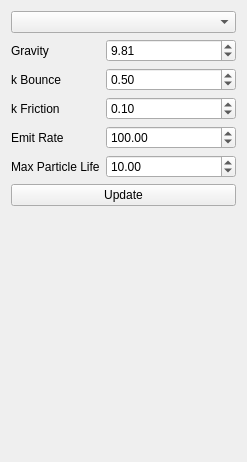
<?xml version="1.0" encoding="UTF-8"?>
<ui version="4.0">
 <class>WidgetFountain</class>
 <widget class="QWidget" name="WidgetFountain">
  <property name="geometry">
   <rect>
    <x>0</x>
    <y>0</y>
    <width>247</width>
    <height>462</height>
   </rect>
  </property>
  <property name="windowTitle">
   <string>Form</string>
  </property>
  <layout class="QFormLayout" name="formLayout">
   <item row="0" column="0" colspan="2">
    <widget class="QComboBox" name="integrator"/>
   </item>
   <item row="1" column="0">
    <widget class="QLabel" name="label">
     <property name="text">
      <string>Gravity</string>
     </property>
    </widget>
   </item>
   <item row="1" column="1">
    <widget class="QDoubleSpinBox" name="gravity">
     <property name="maximum">
      <double>100.000000000000000</double>
     </property>
     <property name="singleStep">
      <double>0.100000000000000</double>
     </property>
     <property name="value">
      <double>9.810000000000000</double>
     </property>
    </widget>
   </item>
   <item row="2" column="0">
    <widget class="QLabel" name="label_2">
     <property name="text">
      <string>k Bounce</string>
     </property>
    </widget>
   </item>
   <item row="2" column="1">
    <widget class="QDoubleSpinBox" name="kBounce">
     <property name="maximum">
      <double>1.000000000000000</double>
     </property>
     <property name="singleStep">
      <double>0.100000000000000</double>
     </property>
     <property name="value">
      <double>0.500000000000000</double>
     </property>
    </widget>
   </item>
   <item row="3" column="0">
    <widget class="QLabel" name="label_3">
     <property name="text">
      <string>k Friction</string>
     </property>
    </widget>
   </item>
   <item row="3" column="1">
    <widget class="QDoubleSpinBox" name="kFriction">
     <property name="maximum">
      <double>1.000000000000000</double>
     </property>
     <property name="singleStep">
      <double>0.100000000000000</double>
     </property>
     <property name="value">
      <double>0.100000000000000</double>
     </property>
    </widget>
   </item>
   <item row="4" column="0">
    <widget class="QLabel" name="label_4">
     <property name="text">
      <string>Emit Rate</string>
     </property>
    </widget>
   </item>
   <item row="4" column="1">
    <widget class="QDoubleSpinBox" name="emitRate">
     <property name="maximum">
      <double>1000.000000000000000</double>
     </property>
     <property name="singleStep">
      <double>10.000000000000000</double>
     </property>
     <property name="value">
      <double>100.000000000000000</double>
     </property>
    </widget>
   </item>
   <item row="5" column="0">
    <widget class="QLabel" name="label_5">
     <property name="text">
      <string>Max Particle Life</string>
     </property>
    </widget>
   </item>
   <item row="5" column="1">
    <widget class="QDoubleSpinBox" name="maxParticleLife">
     <property name="maximum">
      <double>100.000000000000000</double>
     </property>
     <property name="singleStep">
      <double>0.100000000000000</double>
     </property>
     <property name="value">
      <double>10.000000000000000</double>
     </property>
    </widget>
   </item>
   <item row="6" column="0" colspan="2">
    <widget class="QPushButton" name="btnUpdate">
     <property name="text">
      <string>Update</string>
     </property>
    </widget>
   </item>
  </layout>
 </widget>
 <resources/>
 <connections/>
</ui>
